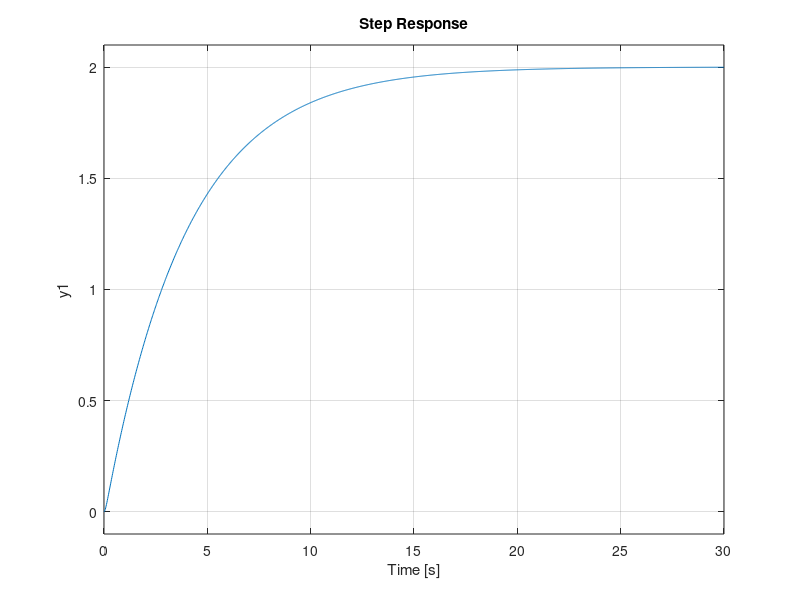
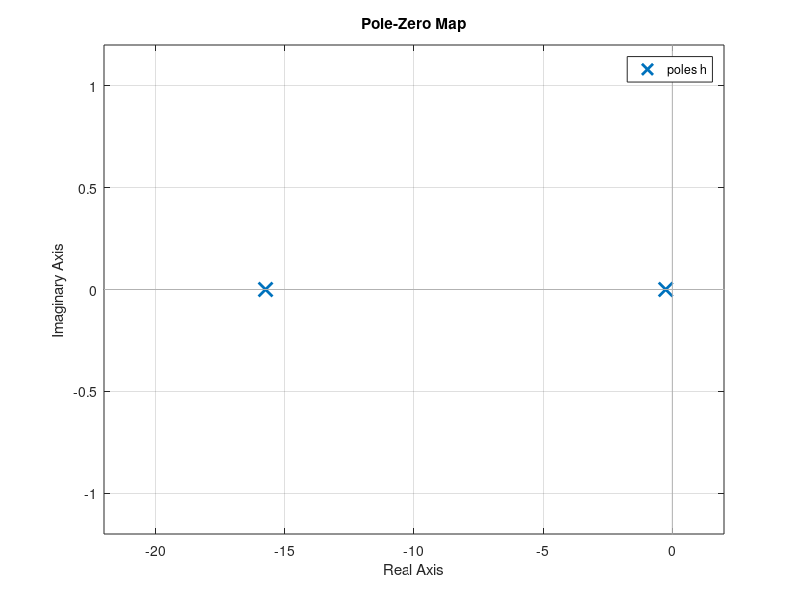
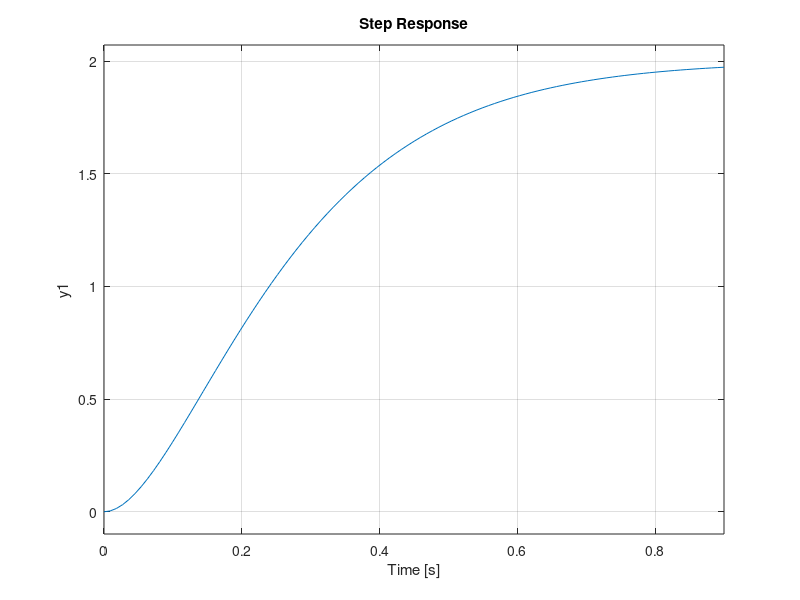
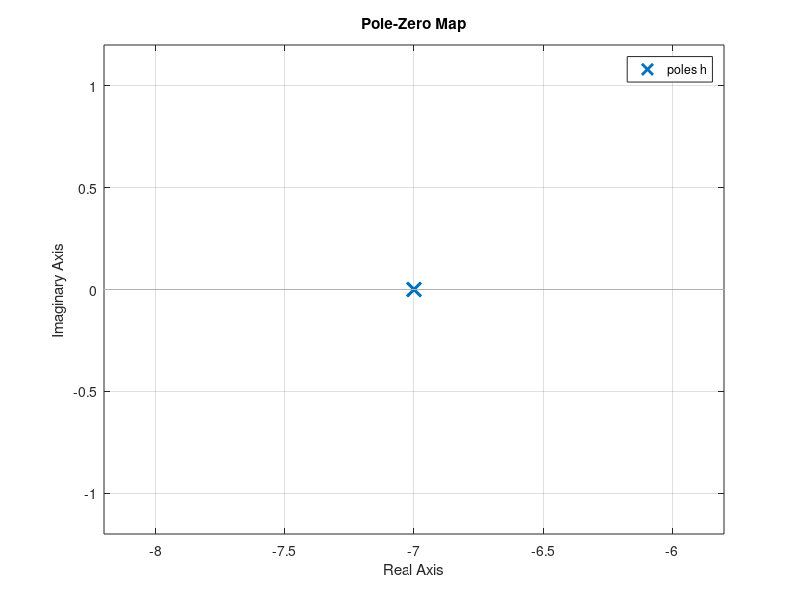

The MATLAB source for these figures, in order:
clear 
clc
close all

%Sobreamortiguado
wn=2;
e=4;
k=2;

h=tf(k*wn^2,[1 2*e*wn wn^2]);

step(h)
figure
pzmap(h)
[p z]=pzmap(h);
tao1=-1/p(1);
tao2=-1/p(2);
Ts1=4*(tao1+tao2);



%criticamente amortiguado
wn=7;
e=1;
k=2;

h=tf(k*wn^2,[1 2*e*wn wn^2]);
figure
step(h)
figure
pzmap(h)
[p z]=pzmap(h);
tao1=-1/p(1);
tao2=-1/p(2);
Ts2=4*(tao1+tao2);